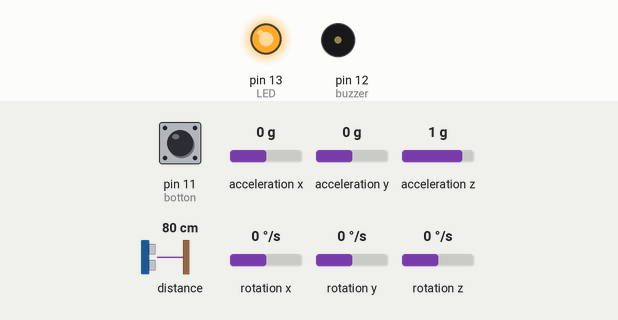
A sketch run on a simulated Arduino Uno, built with avr-gcc and run on an emulated ATmega328P. Shown: output pins drawn as LEDs (lit = HIGH), buzzer (waves = sounding). Wiring (inferred from the names in the program): MPU-6050 motion sensor at I2C address 0x68. The inputs (shaded band) are chosen by the test bench; at power-on: distance to the obstacle 80 cm, pin 11 (botton) HIGH, acceleration x 0 g, acceleration y 0 g, acceleration z 1 g, rotation x 0 °/s, rotation y 0 °/s, rotation z 0 °/s. What the sketch prints to the serial monitor is not drawn.

Above: at 1.2 s.
1.3 s: distance to the obstacle set to 11 cm
4.3 s: distance to the obstacle set to 8 cm
At 5.6 s:
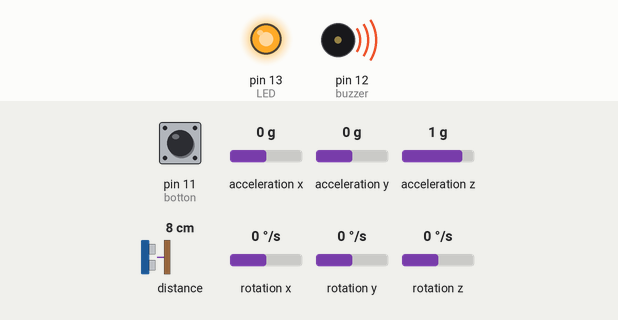
14.8 s: distance to the obstacle set to 120 cm
At 15.2 s:
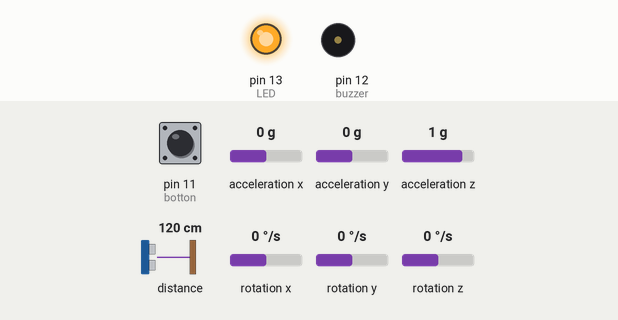
Timing chart, 0 to 17.3 s (numbered marks = the images above; inputs shaded):
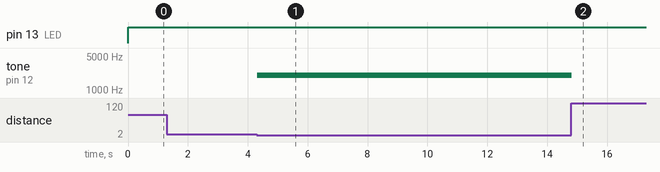

The sketch:

index7_GPS_bluetooth_ONOFF_gps_bogosu.ino
```cpp
#include<Wire.h> // MPU I2C통신을 위한
#include<SoftwareSerial.h> //GPS
#include "Adafruit_VL53L0X.h" //거리센서

//1 MPU6050
//2 GPS
//3 VL53L0X 거리센서
//4 HC-06
//10 buzzer

//const----------------------------------------------------------------------------
//1
const int  MPU_ADDR = 0x68;    // I2C통신을 위한 MPU6050의 주소
int16_t  AcX, AcY, AcZ, Tmp, GyX, GyY, GyZ;   // 가속도(Acceleration)와 자이로(Gyro)
double  angleAcX;
double  angleAcY;

// double angleAcZ; 필요하다면 추가
const double  RADIAN_TO_DEGREE = 180 / 3.14159;

//2
SoftwareSerial gpsSerial(5,4);
char c = ""; // Wn 인지 구분 및 str에 저장.
String str = ""; // \n 전까지 c 값을 저장.
String targetStr = "GPGGA"; // str의 값이 NMEA의 GPGGA 값인지 타겟
double LatF;
double LongF;

double LatF_rs;
double LongF_rs;

int gps_a = 0;
int gps_b = 0;

//3
Adafruit_VL53L0X lox = Adafruit_VL53L0X();
int VL53_ARRD;
int rang_num;

//4
SoftwareSerial bluetooth(3,2);

//9 ON OFF
bool power = true;
int clock;
int botton = 11;
int LED =13;

//10
int buzzer = 12;


bool GPS_Semaphore = true;

//setup--------------------------------------------------------------------------
void setup() {

  Serial.begin(9600);

//1
  initSensor();
  if(Wire.endTransmission()==0){              //Found address: 104 (0x68)
    Serial.println(F("MPU6050 연결완료"));
  }else{
    Serial.println(F("MPU6050연결실패"));
  }

//2
  gpsSerial.begin(9600);                      // tx,rx = 5,4
  Serial.println(F("gps start"));


//3

  if(!lox.begin()){                           // Found address: 41 (0x29)
    Serial.println(F("VL53 거리센서 연결실패"));
  }else{
    Serial.println(F("VL53 거리센서 연결완료"));
  }

//4
  bluetooth.begin(9600);                      // tx,rx = 3,2


//9
  pinMode(botton, INPUT);
  pinMode(LED, OUTPUT);
  clock = digitalRead(botton);

//10
  pinMode(buzzer,OUTPUT);                     // buzzer단자를 핀모드로 설정
}

//loop----------------------------------------------------------------------------
void loop() {
  int read = digitalRead(botton);

  if(read != clock){
    if(read == HIGH){
        if(power == true){
           power = false;
        }else{
           power = true;
        }
     }
  }

  if(power){
    digitalWrite(LED,HIGH);
  }else{
    digitalWrite(LED,LOW);
  }


  //2
   gpsSerial.listen();
   if(gpsSerial.available())
    {
      delay(300);
      while(GPS_Semaphore)
      {
        c=gpsSerial.read();
        Serial.print(c);
        if(c == '\n')
          {
           result();
            str = "";
          }else
          {
            str += c;
          }
       }

       if(gps_a != gps_b){
       Serial.print(F("위도: "));
       Serial.print(LatF, 15);
       Serial.print(F(", 경도 :"));
       Serial.println(LongF, 15);

       gps_b = gps_a;
       }
    }

  //1
  //자이로 roll각도(yx,기울기)와 pitch각도(yz,앞뒤)를 계산
  getAngleXY();
  Serial.print(F("앞뒤 : "));
  Serial.print(angleAcX);
  Serial.print(F("\t\t 양옆 : "));
  Serial.println(angleAcY);


  //3
  VL53L0X_RangingMeasurementData_t measure;
  lox.rangingTest(&measure, false);
  rang_num = measure.RangeMilliMeter;
  if (rang_num !=0) {
    Serial.print(F("길이(mm): ")); Serial.println(rang_num);
  } else {
    rang_num = 8140;
    Serial.println(F(" 허용 범위 초과 (최대 50cm) "));       //허용 각도를 벗어나면 "out of range"  시리얼모니터에 출력
  }

  GPS_Semaphore = true;

  // 각도중 60도 이상 변화 or 10cm 이내로 접근시 2000hz 소리 그 이외에는 부저 끄기
  if(angleAcX > 60 || angleAcX < -60 || angleAcY > 60 || angleAcY < -60 || rang_num< 100){
  if(power){
  tone(buzzer,2000);
      if(angleAcX > 60 || angleAcX < -60 || angleAcY > 60 || angleAcY < -60 ){
         bluetooth.listen();
         bluetooth.print(LatF,15);
         bluetooth.print(",");
         bluetooth.print(LongF,15);
         bluetooth.print("\n");
         delay(3000);
      }
  }else{
    noTone(buzzer);
  }
  }else{
  noTone(buzzer);
  }

  //delay(200);
}
```

GPS.ino
```cpp
void result() {
  GPS_Semaphore = false;
  if(targetStr.equals(str.substring(1, 6))){
    gps_a++;

    int first = str.indexOf(",");
    int two = str.indexOf(",", first+1);
    int three = str.indexOf(",", two+1);
    int four = str.indexOf(",", three+1);
    int five = str.indexOf(",", four+1);

    // Lat과 Long 위치에 있는 값들을 index로 추출

    String Lat = str.substring(two+1, three);
    String Long = str.substring(four+1, five);

    // Lat의 앞값과 뒷값을 구분

    String Lat1 = Lat.substring(0, 2);
    String Lat2 = Lat.substring(2);

    // Long의 앞값과 뒷값을 구분

    String Long1 = Long.substring(0, 3);
    String Long2 = Long.substring(3);

    // 좌표 계산.
    LatF = Lat1.toDouble() + Lat2.toDouble()/60;
    LongF = Long1.toFloat() + Long2.toFloat()/60;

  }
}
```

MPU6050.ino
```cpp
// https://rasino.tistory.com/tag/MPU6050%20Roll%20Pitch%20Yaw%20%EA%B0%92data%20%EA%B5%AC%ED%95%98%EA%B8%B0%20%EC%B6%9C%EB%A0%A5%ED%95%98%EA%B8%B0
//    Roll과 Pitch 각도 구하기 실습  》                                               */
//  가속도 센서만 가지고 롤(Roll)과 피치(Pitch)를 구하는 예제입니다.
//  본 코드는 드론과 같은 움직임이 심한 경우가 아닌 비교적 정적인 상태에서 안정된 값을 얻을 수 있으며,
//  복잡한 외부라이브러리를 사용하지 않아 코드가 심플해서 파악후 적용하기가 쉽습니다.
/* 아래 코드관련 실습에 대한 설명과 회로도 및 자료는 https://rasino.tistory.com/ 에 있습니다    */

double getAngleXY() {
  getData();
  // 삼각함수를 이용한 롤(Roll)의 각도 구하기
  angleAcX = atan(AcY / sqrt(pow(AcX, 2) + pow(AcZ, 2)));
  angleAcX *= RADIAN_TO_DEGREE;
  // 삼각함수를 이용한 피치(Pitch)의 각도 구하기
  angleAcY = atan(-AcX / sqrt(pow(AcY, 2) + pow(AcZ, 2)));
  angleAcY *= RADIAN_TO_DEGREE;
  // angleAcZ값(Yaw)은 아래의 삼각함수 공식은 있으나, 가속도 센서만 이용해서는 원하는 데이터를 얻을 수 없어 생략
// angleAcZ = atan(sqrt(pow(AcX, 2) + pow(AcY, 2)) / AcZ );
// angleAcZ *= RADIAN_TO_DEGREE;
}

void initSensor() {
  Wire.begin();
  Wire.beginTransmission(MPU_ADDR);   // I2C 통신용 어드레스(주소)
  Wire.write(0x6B);    // MPU6050과 통신을 시작하기 위해서는 0x6B번지에
  Wire.write(0);
  Wire.endTransmission(true);
}

void getData() {
  Wire.beginTransmission(MPU_ADDR);
  Wire.write(0x3B);   // AcX 레지스터 위치(주소)를 지칭합니다
  Wire.endTransmission(false);
  Wire.requestFrom(MPU_ADDR, 14, true);  // AcX 주소 이후의 14byte의 데이터를 요청
  AcX = Wire.read() << 8 | Wire.read(); //두 개의 나뉘어진 바이트를 하나로 이어 붙여서 각 변수에 저장
  AcY = Wire.read() << 8 | Wire.read();
  AcZ = Wire.read() << 8 | Wire.read();
  Tmp = Wire.read() << 8 | Wire.read();
  GyX = Wire.read() << 8 | Wire.read();
  GyY = Wire.read() << 8 | Wire.read();
  GyZ = Wire.read() << 8 | Wire.read();
}
```

Measured:
- the behaviour switches between 10 and 9 cm on distance to the obstacle (found by bisection; images 0 and 1)
- after the input at 1.3 s, every drawn part: stays the same
- after the input at 4.3 s, tone on pin 12 (buzzer): silent → 2000 Hz at once
- after the input at 14.8 s, tone on pin 12 (buzzer): 2000 Hz → silent at once
